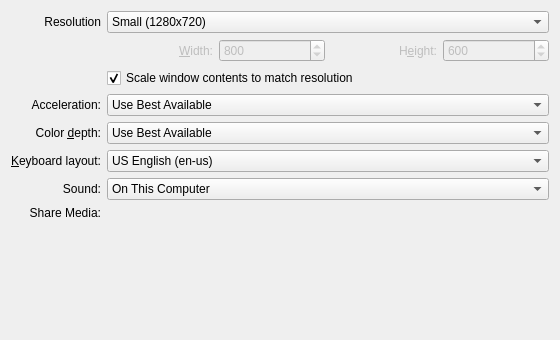
<?xml version="1.0" encoding="UTF-8"?>
<ui version="4.0">
 <class>RdpPreferences</class>
 <widget class="QWidget" name="RdpPreferences">
  <property name="geometry">
   <rect>
    <x>0</x>
    <y>0</y>
    <width>560</width>
    <height>340</height>
   </rect>
  </property>
  <layout class="QGridLayout" name="gridLayout">
   <item row="8" column="0">
    <widget class="QLabel" name="shareMediaLabel">
     <property name="text">
      <string>Share Media:</string>
     </property>
     <property name="alignment">
      <set>Qt::AlignRight|Qt::AlignTrailing|Qt::AlignVCenter</set>
     </property>
    </widget>
   </item>
   <item row="5" column="1">
    <widget class="KComboBox" name="kcfg_ColorDepth">
     <property name="sizePolicy">
      <sizepolicy hsizetype="MinimumExpanding" vsizetype="Fixed">
       <horstretch>0</horstretch>
       <verstretch>0</verstretch>
      </sizepolicy>
     </property>
     <property name="minimumSize">
      <size>
       <width>280</width>
       <height>0</height>
      </size>
     </property>
     <item>
      <property name="text">
       <string>Use Best Available</string>
      </property>
     </item>
     <item>
      <property name="text">
       <string>True Color with Alpha (32 Bit)</string>
      </property>
     </item>
     <item>
      <property name="text">
       <string>True Color (24 Bit)</string>
      </property>
     </item>
     <item>
      <property name="text">
       <string>High Color (16 Bit)</string>
      </property>
     </item>
     <item>
      <property name="text">
       <string>Low Color (8 Bit)</string>
      </property>
     </item>
    </widget>
   </item>
   <item row="2" column="1">
    <layout class="QHBoxLayout">
     <item>
      <widget class="QLabel" name="widthLabel">
       <property name="enabled">
        <bool>false</bool>
       </property>
       <property name="text">
        <string>&amp;Width:</string>
       </property>
       <property name="alignment">
        <set>Qt::AlignRight|Qt::AlignTrailing|Qt::AlignVCenter</set>
       </property>
       <property name="buddy">
        <cstring>kcfg_Width</cstring>
       </property>
      </widget>
     </item>
     <item>
      <widget class="QSpinBox" name="kcfg_Width">
       <property name="enabled">
        <bool>false</bool>
       </property>
       <property name="whatsThis">
        <string>This is the width of the remote desktop. You can only change this value manually if you select Custom as desktop resolution above.</string>
       </property>
       <property name="maximum">
        <number>9999</number>
       </property>
       <property name="value">
        <number>800</number>
       </property>
      </widget>
     </item>
     <item>
      <widget class="QLabel" name="heightLabel">
       <property name="enabled">
        <bool>false</bool>
       </property>
       <property name="text">
        <string>H&amp;eight:</string>
       </property>
       <property name="alignment">
        <set>Qt::AlignRight|Qt::AlignTrailing|Qt::AlignVCenter</set>
       </property>
       <property name="buddy">
        <cstring>kcfg_Height</cstring>
       </property>
      </widget>
     </item>
     <item>
      <widget class="QSpinBox" name="kcfg_Height">
       <property name="enabled">
        <bool>false</bool>
       </property>
       <property name="whatsThis">
        <string>This is the height of the remote desktop. You can only change this value manually if you select Custom as desktop resolution above.</string>
       </property>
       <property name="maximum">
        <number>9999</number>
       </property>
       <property name="value">
        <number>600</number>
       </property>
      </widget>
     </item>
    </layout>
   </item>
   <item row="4" column="0">
    <widget class="QLabel" name="accelerationLabel">
     <property name="text">
      <string>Acceleration:</string>
     </property>
     <property name="alignment">
      <set>Qt::AlignRight|Qt::AlignTrailing|Qt::AlignVCenter</set>
     </property>
    </widget>
   </item>
   <item row="9" column="1">
    <spacer>
     <property name="orientation">
      <enum>Qt::Vertical</enum>
     </property>
     <property name="sizeHint" stdset="0">
      <size>
       <width>428</width>
       <height>16</height>
      </size>
     </property>
    </spacer>
   </item>
   <item row="5" column="0">
    <widget class="QLabel" name="colorDepthLabel">
     <property name="text">
      <string>Color &amp;depth:</string>
     </property>
     <property name="alignment">
      <set>Qt::AlignRight|Qt::AlignTrailing|Qt::AlignVCenter</set>
     </property>
     <property name="buddy">
      <cstring>kcfg_ColorDepth</cstring>
     </property>
    </widget>
   </item>
   <item row="1" column="0">
    <widget class="QLabel" name="resolutionLabel">
     <property name="text">
      <string>Resolution</string>
     </property>
     <property name="alignment">
      <set>Qt::AlignRight|Qt::AlignTrailing|Qt::AlignVCenter</set>
     </property>
    </widget>
   </item>
   <item row="6" column="0">
    <widget class="QLabel" name="layoutLabel">
     <property name="text">
      <string>&amp;Keyboard layout:</string>
     </property>
     <property name="alignment">
      <set>Qt::AlignRight|Qt::AlignTrailing|Qt::AlignVCenter</set>
     </property>
     <property name="buddy">
      <cstring>kcfg_KeyboardLayout</cstring>
     </property>
    </widget>
   </item>
   <item row="7" column="1">
    <widget class="KComboBox" name="kcfg_Sound">
     <property name="sizePolicy">
      <sizepolicy hsizetype="MinimumExpanding" vsizetype="Fixed">
       <horstretch>0</horstretch>
       <verstretch>0</verstretch>
      </sizepolicy>
     </property>
     <property name="minimumSize">
      <size>
       <width>280</width>
       <height>0</height>
      </size>
     </property>
     <item>
      <property name="text">
       <string>On This Computer</string>
      </property>
     </item>
     <item>
      <property name="text">
       <string>On Remote Computer</string>
      </property>
     </item>
     <item>
      <property name="text">
       <string>Disable Sound</string>
      </property>
     </item>
    </widget>
   </item>
   <item row="1" column="1">
    <widget class="KComboBox" name="kcfg_Resolution">
     <property name="sizePolicy">
      <sizepolicy hsizetype="MinimumExpanding" vsizetype="Fixed">
       <horstretch>0</horstretch>
       <verstretch>0</verstretch>
      </sizepolicy>
     </property>
     <property name="minimumSize">
      <size>
       <width>280</width>
       <height>0</height>
      </size>
     </property>
     <property name="whatsThis">
      <string>Here you can specify the resolution of the remote desktop. This resolution determines the size of the desktop that will be presented to you.</string>
     </property>
     <property name="currentIndex">
      <number>0</number>
     </property>
     <item>
      <property name="text">
       <string>Small (1280x720)</string>
      </property>
     </item>
     <item>
      <property name="text">
       <string>Medium (1600x900)</string>
      </property>
     </item>
     <item>
      <property name="text">
       <string>Large (1920x1080)</string>
      </property>
     </item>
     <item>
      <property name="text">
       <string>Current Window Size</string>
      </property>
     </item>
     <item>
      <property name="text">
       <string>Current Screen Resolution</string>
      </property>
     </item>
     <item>
      <property name="text">
       <string>Custom Resolution (...)</string>
      </property>
     </item>
    </widget>
   </item>
   <item row="4" column="1">
    <widget class="KComboBox" name="kcfg_Acceleration">
     <property name="sizePolicy">
      <sizepolicy hsizetype="MinimumExpanding" vsizetype="Fixed">
       <horstretch>0</horstretch>
       <verstretch>0</verstretch>
      </sizepolicy>
     </property>
     <property name="minimumSize">
      <size>
       <width>280</width>
       <height>0</height>
      </size>
     </property>
     <item>
      <property name="text">
       <string>Use Best Available</string>
      </property>
     </item>
     <item>
      <property name="text">
       <string>Force H.264</string>
      </property>
     </item>
     <item>
      <property name="text">
       <string>Force RemoteFX</string>
      </property>
     </item>
     <item>
      <property name="text">
       <string>Disable All Acceleration</string>
      </property>
     </item>
    </widget>
   </item>
   <item row="6" column="1">
    <widget class="KComboBox" name="kcfg_KeyboardLayout">
     <property name="sizePolicy">
      <sizepolicy hsizetype="MinimumExpanding" vsizetype="Fixed">
       <horstretch>0</horstretch>
       <verstretch>0</verstretch>
      </sizepolicy>
     </property>
     <property name="minimumSize">
      <size>
       <width>280</width>
       <height>0</height>
      </size>
     </property>
     <property name="whatsThis">
      <string>Use this to specify your keyboard layout. This layout setting is used to send the correct keyboard codes to the server.</string>
     </property>
     <property name="currentIndex">
      <number>7</number>
     </property>
     <item>
      <property name="text">
       <string>Arabic (ar)</string>
      </property>
     </item>
     <item>
      <property name="text">
       <string>Czech (cs)</string>
      </property>
     </item>
     <item>
      <property name="text">
       <string>Danish (da)</string>
      </property>
     </item>
     <item>
      <property name="text">
       <string>German (de)</string>
      </property>
     </item>
     <item>
      <property name="text">
       <string>Swiss German (de-ch)</string>
      </property>
     </item>
     <item>
      <property name="text">
       <string>American Dvorak (en-dv)</string>
      </property>
     </item>
     <item>
      <property name="text">
       <string>British English (en-gb)</string>
      </property>
     </item>
     <item>
      <property name="text">
       <string>US English (en-us)</string>
      </property>
     </item>
     <item>
      <property name="text">
       <string>Spanish (es)</string>
      </property>
     </item>
     <item>
      <property name="text">
       <string>Estonian (et)</string>
      </property>
     </item>
     <item>
      <property name="text">
       <string>Finnish (fi)</string>
      </property>
     </item>
     <item>
      <property name="text">
       <string>Faroese (fo)</string>
      </property>
     </item>
     <item>
      <property name="text">
       <string>French (fr)</string>
      </property>
     </item>
     <item>
      <property name="text">
       <string>Belgian (fr-be)</string>
      </property>
     </item>
     <item>
      <property name="text">
       <string>French Canadian (fr-ca)</string>
      </property>
     </item>
     <item>
      <property name="text">
       <string>Swiss French (fr-ch)</string>
      </property>
     </item>
     <item>
      <property name="text">
       <string>Hebrew (he)</string>
      </property>
     </item>
     <item>
      <property name="text">
       <string>Croatian (hr)</string>
      </property>
     </item>
     <item>
      <property name="text">
       <string>Hungarian (hu)</string>
      </property>
     </item>
     <item>
      <property name="text">
       <string>Icelandic (is)</string>
      </property>
     </item>
     <item>
      <property name="text">
       <string>Italian (it)</string>
      </property>
     </item>
     <item>
      <property name="text">
       <string>Japanese (ja)</string>
      </property>
     </item>
     <item>
      <property name="text">
       <string>Korean (ko)</string>
      </property>
     </item>
     <item>
      <property name="text">
       <string>Lithuanian (lt)</string>
      </property>
     </item>
     <item>
      <property name="text">
       <string>Latvian (lv)</string>
      </property>
     </item>
     <item>
      <property name="text">
       <string>Macedonian (mk)</string>
      </property>
     </item>
     <item>
      <property name="text">
       <string>Dutch (nl)</string>
      </property>
     </item>
     <item>
      <property name="text">
       <string>Belgian Dutch (nl-be)</string>
      </property>
     </item>
     <item>
      <property name="text">
       <string>Norwegian (no)</string>
      </property>
     </item>
     <item>
      <property name="text">
       <string>Polish (pl)</string>
      </property>
     </item>
     <item>
      <property name="text">
       <string>Portuguese (pt)</string>
      </property>
     </item>
     <item>
      <property name="text">
       <string>Brazilian (pt-br)</string>
      </property>
     </item>
     <item>
      <property name="text">
       <string>Russian (ru)</string>
      </property>
     </item>
     <item>
      <property name="text">
       <string>Slovenian (sl)</string>
      </property>
     </item>
     <item>
      <property name="text">
       <string>Swedish (sv)</string>
      </property>
     </item>
     <item>
      <property name="text">
       <string>Thai (th)</string>
      </property>
     </item>
     <item>
      <property name="text">
       <string>Turkish (tr)</string>
      </property>
     </item>
    </widget>
   </item>
   <item row="3" column="1">
    <widget class="QCheckBox" name="kcfg_ScaleToSize">
     <property name="minimumSize">
      <size>
       <width>0</width>
       <height>0</height>
      </size>
     </property>
     <property name="text">
      <string>Scale window contents to match resolution</string>
     </property>
     <property name="checked">
      <bool>true</bool>
     </property>
    </widget>
   </item>
   <item row="8" column="1">
    <widget class="KUrlRequester" name="kcfg_ShareMedia">
     <property name="sizePolicy">
      <sizepolicy hsizetype="MinimumExpanding" vsizetype="Preferred">
       <horstretch>0</horstretch>
       <verstretch>0</verstretch>
      </sizepolicy>
     </property>
     <property name="mode">
      <set>KFile::Directory|KFile::ExistingOnly|KFile::LocalOnly</set>
     </property>
     <property name="acceptMode">
      <enum>QFileDialog::AcceptOpen</enum>
     </property>
    </widget>
   </item>
   <item row="7" column="0">
    <widget class="QLabel" name="soundLabel">
     <property name="text">
      <string comment="label for soundsettings in preferences dialog">Sound:</string>
     </property>
     <property name="alignment">
      <set>Qt::AlignRight|Qt::AlignTrailing|Qt::AlignVCenter</set>
     </property>
     <property name="buddy">
      <cstring>kcfg_Sound</cstring>
     </property>
    </widget>
   </item>
  </layout>
 </widget>
 <customwidgets>
  <customwidget>
   <class>KComboBox</class>
   <extends>QComboBox</extends>
   <header>kcombobox.h</header>
  </customwidget>
  <customwidget>
   <class>KUrlRequester</class>
   <extends>QWidget</extends>
   <header>kurlrequester.h</header>
  </customwidget>
 </customwidgets>
 <tabstops>
  <tabstop>kcfg_Width</tabstop>
  <tabstop>kcfg_Height</tabstop>
  <tabstop>kcfg_ColorDepth</tabstop>
  <tabstop>kcfg_KeyboardLayout</tabstop>
 </tabstops>
 <resources/>
 <connections/>
</ui>
